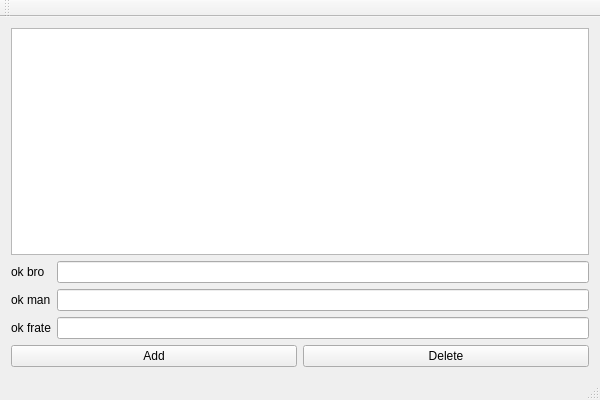
<?xml version="1.0" encoding="UTF-8"?>
<ui version="4.0">
 <class>QtWidgetsApplication1Class</class>
 <widget class="QMainWindow" name="QtWidgetsApplication1Class">
  <property name="geometry">
   <rect>
    <x>0</x>
    <y>0</y>
    <width>600</width>
    <height>400</height>
   </rect>
  </property>
  <property name="windowTitle">
   <string>QtWidgetsApplication1</string>
  </property>
  <widget class="QWidget" name="centralWidget">
   <layout class="QVBoxLayout" name="verticalLayout">
    <item>
     <widget class="QListWidget" name="listWidget"/>
    </item>
    <item>
     <layout class="QGridLayout" name="gridLayout">
      <item row="2" column="1">
       <widget class="QLineEdit" name="lineEdit_3"/>
      </item>
      <item row="1" column="1">
       <widget class="QLineEdit" name="lineEdit_2"/>
      </item>
      <item row="2" column="0">
       <widget class="QLabel" name="label_3">
        <property name="text">
         <string>ok frate</string>
        </property>
       </widget>
      </item>
      <item row="0" column="1">
       <widget class="QLineEdit" name="lineEdit"/>
      </item>
      <item row="1" column="0">
       <widget class="QLabel" name="label_2">
        <property name="text">
         <string>ok man</string>
        </property>
       </widget>
      </item>
      <item row="0" column="0">
       <widget class="QLabel" name="label">
        <property name="text">
         <string>ok bro</string>
        </property>
       </widget>
      </item>
     </layout>
    </item>
    <item>
     <layout class="QHBoxLayout" name="horizontalLayout">
      <item>
       <widget class="QPushButton" name="pushButton">
        <property name="text">
         <string>Add</string>
        </property>
       </widget>
      </item>
      <item>
       <widget class="QPushButton" name="pushButton_2">
        <property name="text">
         <string>Delete</string>
        </property>
       </widget>
      </item>
     </layout>
    </item>
   </layout>
  </widget>
  <widget class="QMenuBar" name="menuBar">
   <property name="geometry">
    <rect>
     <x>0</x>
     <y>0</y>
     <width>600</width>
     <height>22</height>
    </rect>
   </property>
  </widget>
  <widget class="QToolBar" name="mainToolBar">
   <attribute name="toolBarArea">
    <enum>TopToolBarArea</enum>
   </attribute>
   <attribute name="toolBarBreak">
    <bool>false</bool>
   </attribute>
  </widget>
  <widget class="QStatusBar" name="statusBar"/>
 </widget>
 <layoutdefault spacing="6" margin="11"/>
 <resources>
  <include location="QtWidgetsApplication1.qrc"/>
 </resources>
 <connections/>
</ui>
